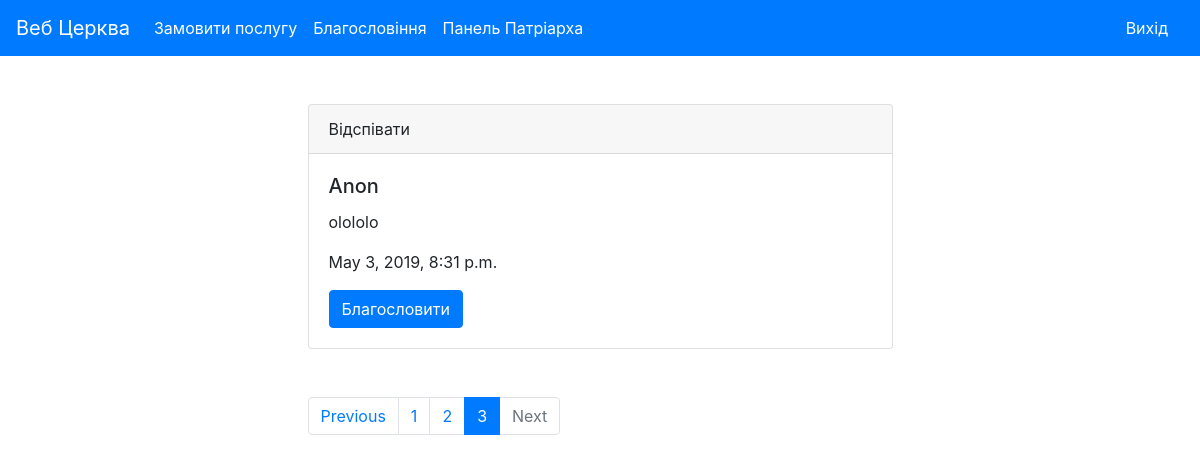
Before: /messages/?page=3 (signed in) with the older database file.
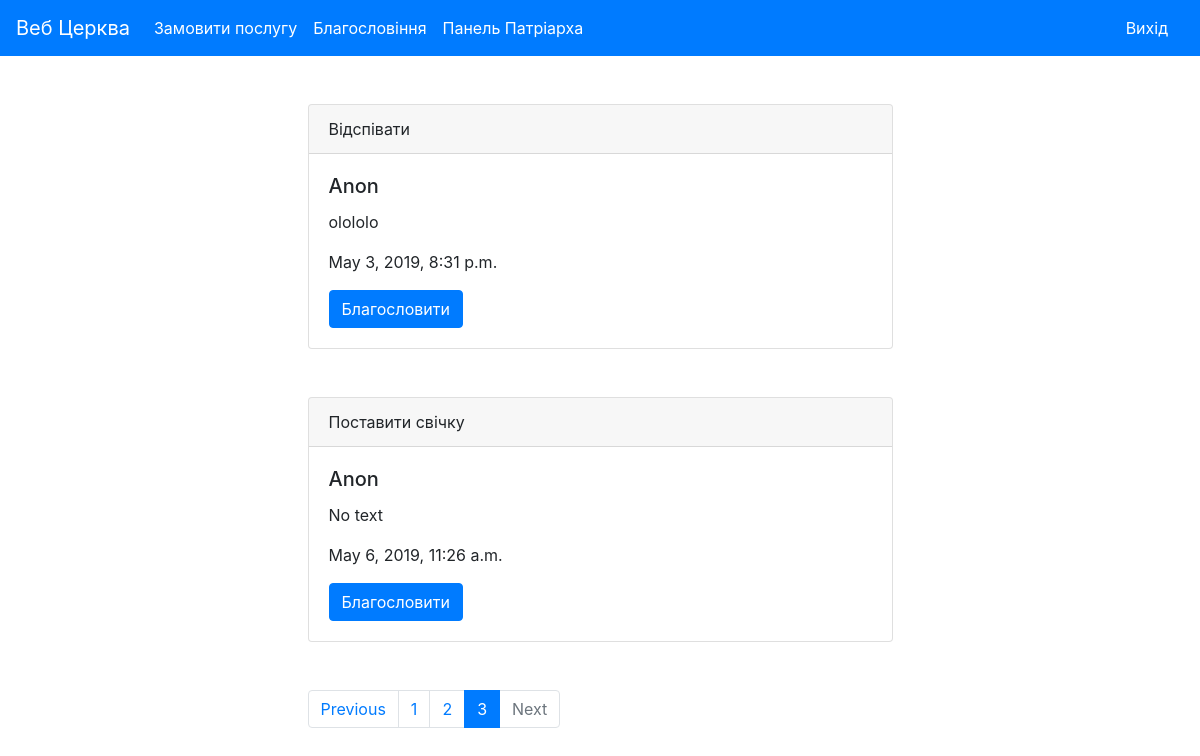
After: the same page with the newer database file.
### religion/models.py (models this page shows, shortened)
class Message(models.Model):
    text = models.CharField(max_length=300, default='No text', db_index=True)
    user = models.CharField(max_length=100, default='Anon')
    service = models.ForeignKey(Service, on_delete=models.CASCADE)
    is_active = models.BooleanField(default=True)
    date = models.DateTimeField(auto_now_add=True)

class Service(models.Model):
    name = models.CharField(max_length=150, db_index=True)
    price = models.IntegerField()
    img = models.ImageField(upload_to='static', default='static/ikona.png')
    def __str__(self):
        return self.name

### cerkva/views.py (the view)
# urls.py: path('messages/', messages_list, name='messages'),
@login_required
def messages_list(request):
    on_page = 3
    text = None
    if request.method == 'POST':
        id = request.POST.get('id')
        message = Message.objects.filter(id=id).first()
        message.is_active = False
        message.save()
        text = 'Ви виконали прохання "' + message.service.name + '" для ' + message.user
    messages = Message.objects.filter(is_active=True)
    paginator = Paginator(messages, on_page)
    page_number = request.GET.get('page', 1)
    page = paginator.get_page(page_number)
    is_paginated = page.has_other_pages()
    if page.has_previous():
        prev_url = '?page={}'.format(page.previous_page_number())
    else:
        prev_url = ''
    if page.has_next():
        next_url = '?page={}'.format(page.next_page_number())
    else:
        next_url = ''
    context = {
        'page': page,
        'is_paginated': is_paginated,
        'next_url': next_url,
        'prev_url': prev_url,
        'text': text,
    }
    return render(request, 'messages_list.html', context=context)

### templates/messages_list.html (shortened to what this page needs)
{% extends 'base.html' %}
{% block content %}
<div class="conteiner">
  <div class="row justify-content-md-center">
    <div class="col-6">
      {% for message in page.object_list %}
      <div class="card mt-5">
        <div class="card-header">
          {{message.service}}
        </div>
        <div class="card-body">
          <h5 class="card-title">{{message.user}}</h5>
          <p class="card-text">{{message.text}}</p>
          <p class="card-text">{{message.date}}</p>
          <form class="" action="{% url 'messages' %}" method="post" >
            <button type="submit" class="btn btn-primary">Благословити</button>
          </form>
        </div>
      </div>
      {% endfor %}
      {% if is_paginated %}
      <nav aria-label="..." class="mt-5">
        <ul class="pagination">
          <li class="page-item {% if not prev_url %} disabled {% endif %}">
            <a class="page-link" href="{{ prev_url }}" tabindex="-1" aria-disabled="true">Previous</a>
          </li>
          {% for n in page.paginator.page_range %}
          {% if page.number == n %}
          <li class="page-item active" aria-current="page">
            <a class="page-link" href="?page={{ n }}">{{ n }} <span class="sr-only">(current)</span></a>
          </li>
          {% elif n > page.number|add:-3 and n < page.number|add:3 %}
          <li class="page-item">
            <a class="page-link" href="?page={{ n }}">{{ n }}</a>
          </li>
          {% endif %}
          {% endfor %}
          <li class="page-item {% if not next_url %} disabled {% endif %}">
            <a class="page-link" href="{{ next_url }}" tabindex="-1" aria-disabled="true">Next</a>
          </li>
        </ul>
      </nav>
      {% endif %}
    </div>
  </div>
</div>
{% endblock %}

### templates/base.html (shortened to what this page needs)
{% load static %}
<!doctype html>
<html lang="en">
<head>
  <link rel="stylesheet" href="https://stackpath.bootstrapcdn.com/bootstrap/4.3.1/css/bootstrap.min.css">
  <link rel="stylesheet" href="{% static 'styles.css' %}">
</head>
<body>
  <nav class="navbar navbar-expand-lg navbar-dark bg-primary">
    <a class="navbar-brand" href="{% url 'index' %}">Веб Церква</a>
    <div class="collapse navbar-collapse" id="navbarSupportedContent">
      <ul class="navbar-nav mr-auto">
        <li class="nav-item active">
          <a class="nav-link" href="{% url 'order_service' %}">Замовити послугу <span class="sr-only">(current)</span></a>
        </li>
        {% if user.is_authenticated %}
        <li class="nav-item active">
          <a class="nav-link" href="{% url 'messages' %}">Благословіння <span class="sr-only">(current)</span></a>
        </li>
        {% endif %}
        {% if user.is_staff %}
        <li class="nav-item active">
          <a class="nav-link" href="{% url 'admin:index' %}">Панель Патріарха <span class="sr-only">(current)</span></a>
        </li>
        {% endif %}
      </ul>
      <div class="nav-item">
        {% if user.is_authenticated %}
        <a class="nav-link text-white"href="{% url 'logout' %}">Вихід</a>
        {% else %}
        <a class="text-white" href="{% url 'login' %}" >Вхід (for staff only)</a>
        {% endif %}
      </div>
    </div>
  </nav>
  {% block content %}
  {% endblock %}
</body>
</html>

Changed rows visible on the page:
added Message: service "Поставити свічку", user "Anon", text "No text", date "May 6, 2019, 11:26 a.m."
